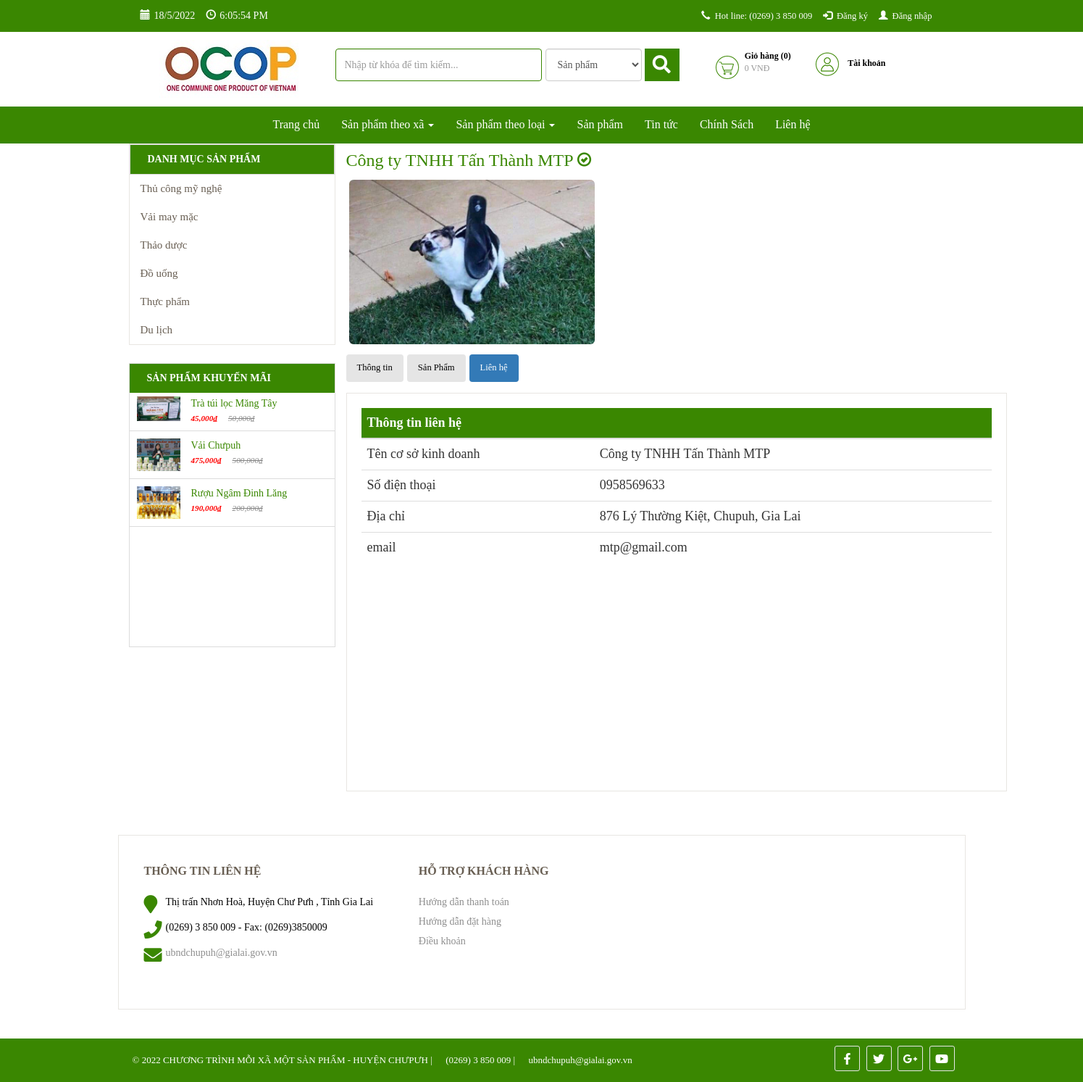
Page /doanhngiep/detail/10 on the committed database.
### tables this page shows
CREATE TABLE `db_category` (
  `id` int(11) NOT NULL,
  `name` varchar(255) NOT NULL,
  `link` varchar(255) NOT NULL,
  `level` int(2) NOT NULL,
  `parentid` int(11) NOT NULL,
  `orders` varchar(5) DEFAULT NULL,
  `created_at` datetime NOT NULL,
  `created_by` varchar(255) NOT NULL,
  `updated_at` datetime NOT NULL,
  `updated_by` varchar(255) NOT NULL,
  `trash` tinyint(1) NOT NULL DEFAULT 1,
  `status` tinyint(1) NOT NULL DEFAULT 1
);

CREATE TABLE `db_product` (
  `id` int(11) NOT NULL,
  `catid` int(11) NOT NULL,
  `name` varchar(255) NOT NULL,
  `alias` varchar(255) NOT NULL,
  `avatar` varchar(255) NOT NULL,
  `img` varchar(255) NOT NULL,
  `sortDesc` text NOT NULL,
  `detail` text NOT NULL,
  `producer` int(11) NOT NULL,
  `number` int(11) NOT NULL,
  `number_buy` int(11) NOT NULL,
  `sale` int(3) DEFAULT NULL,
  `price` int(11) NOT NULL,
  `price_sale` int(11) NOT NULL,
  `created` datetime NOT NULL,
  `created_by` varchar(100) NOT NULL DEFAULT 'HDL',
  `modified` datetime NOT NULL,
  `modified_by` varchar(100) NOT NULL DEFAULT 'HDL',
  `trash` int(1) NOT NULL DEFAULT 1,
  `status` int(1) NOT NULL DEFAULT 1,
  `userId` int(11) DEFAULT NULL,
  `img2` varchar(255) DEFAULT NULL,
  `img3` varchar(255) DEFAULT NULL,
  `img4` varchar(255) DEFAULT NULL,
  `is_hot` int(11) NOT NULL DEFAULT 0
);

CREATE TABLE `db_user` (
  `id` int(11) NOT NULL,
  `fullname` varchar(255) NOT NULL,
  `username` varchar(225) NOT NULL,
  `password` varchar(64) NOT NULL,
  `role` int(11) NOT NULL,
  `email` varchar(255) NOT NULL,
  `gender` int(1) NOT NULL,
  `phone` varchar(15) NOT NULL,
  `address` varchar(255) NOT NULL,
  `img` varchar(255) NOT NULL,
  `created` datetime NOT NULL,
  `trash` int(1) NOT NULL DEFAULT 1,
  `status` int(1) NOT NULL DEFAULT 1,
  `detail` text DEFAULT NULL,
  `star` int(11) NOT NULL DEFAULT 1
);

### application/controllers/Doanhngiep.php (called while the page is built, shortened)
<?php
class Doanhngiep extends CI_Controller {
    function __construct() {
        $this->load->model('frontend/Mproduct');
		$this->load->model('frontend/Mproducer');
        $this->load->model('frontend/Mcategory');
		$this->load->model('frontend/Mevaluate');
		$this->load->model('backend/Muser');
        $this->data['com']='doanhngiep';
        $this->load->library('session');
        $this->load->library('phantrang');
    }
    public function detail($link){
		$row = $this->Muser->user_detail_id_fg($link);
		$this->load->library('phantrang');
        $limit=10;
        $current= 1;
        $first=$this->phantrang->PageFirst($limit, $current);
        $total=$this->Mproduct->product_sanpham_id_count($row['id']);
		$this->data['strphantrang']=$this->phantrang->PagePer($total, $current, $limit, $url='doanhngiep');
		$this->data['list'] = $this->Mproduct->product_sanpham_id($limit,$first,$row['id']);
		$this->data['row']=$row;
        $this->data['title']='OCOP CHƯPƯH - Giới thiệu';
        $this->data['view']='detail';
		$this->load->view('frontend/layout',$this->data);
	}
}

### index.php (called while the page is built, shortened)
<?php
require_once BASEPATH.'core/CodeIgniter.php';

### application/models/frontend/Mcategory.php (called while the page is built, shortened)
<?php
class Mcategory extends CI_Model {
    public function __construct()
    {
        $this->table = $this->db->dbprefix('category');
    }
    public function category_menu($parentid)
    {
        $this->db->where('parentid', $parentid);
        $this->db->where('status', 1);
        $this->db->where('trash', 1);
        $this->db->order_by('orders asc, updated_at desc');
        $query = $this->db->get($this->table);
        return $query->result_array();
    }
}

### application/models/frontend/Mproduct.php (called while the page is built, shortened)
<?php
class Mproduct extends CI_Model {
    public function __construct()
    {
        $this->table = $this->db->dbprefix('product');
    }
    public function product_sale($limit)
    {
        $this->db->where('status', 1);
        $this->db->where('trash', 1);
        $this->db->limit($limit);
        $this->db->order_by('sale', 'desc');
        $this->db->order_by('modified', 'desc');
        $query = $this->db->get($this->table);
        return $query->result_array();
    }
	  public function product_sanpham_id($limit,$first,$userId)
	  {
		  $this->db->where('trash', 1);
		  $this->db->where('userId', $userId);
		  $this->db->order_by('id', 'desc');
		  $query = $this->db->get($this->table, $limit,$first);
		  return $query->result_array();
	  }
	  public function product_sanpham_id_count($userId)
	  {
		  $this->db->where('status', 1);
		  $this->db->where('userId', $userId);
		  $this->db->where('trash', 1);
		  $query = $this->db->get($this->table);
		  return count($query->result_array());
	  }
}

### application/models/backend/Muser.php (called while the page is built, shortened)
<?php if ( ! defined('BASEPATH')) exit('No direct script access allowed');
class Muser extends CI_Model {
	public function __construct(){
        $this->table = $this->db->dbprefix('user');
    }
    function user_detail_id_fg($id){
        $this->db->where('id', $id);
        $this->db->where('status', 1);
        $this->db->where('trash', 1);
        $query = $this->db->get($this->table);
        return $query->row_array();
    }
}

### application/views/frontend/components/doanhngiep/detail.php (the view, shortened to what this page needs)
<section id="product-all" class="collection">
	<div class="slider">
		<div class="container">
			<div class="col-xs-12 col-sm-12 col-md-3 col-lg-3">
				<div class="list-menu pull-left col-xs-12 col-sm-12 col-md-12 col-lg-12">
					<?php $this->load->view('frontend/modules/category'); ?>
				</div>
				<?php $this->load->view('frontend/modules/product-sale'); ?>
			</div>
			<div class="col-xs-12 col-sm-12 col-md-9 col-lg-9 product-content">
				<div class="container" style="color:#3a8701">
					<h3 style="margin-top:10px"><?php echo $row['fullname'] ?><i style="font-size:20px; margin-left:5px" class="glyphicon glyphicon-ok-circle"></i></h3>
				</div>
				<div class="container">
					<div class="flexslider">
						<div data-thumb="public/images/admin/<?php echo $row['img'] ?>">
							<div class="thumb-image"> <img style="width:30%; border-radius:6px" src="public/images/admin/<?php echo $row['img']; ?>" class="img-responsive"> </div>
						</div>
					</div>
				</div>
				<div class="container">
					<ul style="margin-bottom:15px" class="nav nav-pills mb-3 dn-detail" id="pills-tab" role="tablist">
						<li class="nav-item ">
							<a class="nav-link" id="pills-home-tab" data-toggle="pill" href="#pills-home" role="tab" aria-controls="pills-home" aria-selected="true">Thông tin</a>
						</li>
						<li class="nav-item">
							<a class="nav-link" id="pills-profile-tab" data-toggle="pill" href="#pills-profile" role="tab" aria-controls="pills-profile" aria-selected="false">Sản Phẩm</a>
						</li>
						<li class="nav-item active">
							<a class="nav-link" id="pills-contact-tab" data-toggle="pill" href="#pills-contact" role="tab" aria-controls="pills-contact" aria-selected="false">Liên hệ</a>
						</li>
					</ul>
					<div class="tab-content" id="pills-tabContent">
						<div class="tab-pane active detail-dn products-grid clearfix" id="pills-contact" role="tabpanel" aria-labelledby="pills-contact-tab">
						<table class="table table-hover">
							<thead>
							<tr>
								<th colspan="2" style="background:#3a8701; color:#fff">Thông tin liên hệ</th>
							</tr>
							</thead>
							<tbody>
							<tr>
								<td>Tên cơ sở kinh doanh</td>
								<td><?php echo $row['fullname'] ?></td>
							</tr>
							<tr>
								<td>Số điện thoại</td>
								<td><?php echo $row['phone'] ?></td>
							</tr>
							<tr>
								<td>Địa chỉ</td>
								<td><?php echo $row['address'] ?></td>
							</tr>
							<tr>
								<td>email</td>
								<td><?php echo $row['email'] ?></td>
							</tr>
							</tbody>
						</table>
						</div>
					</div>
				</div>
			</div>
		</div>
	</div>
</section>

### application/views/frontend/modules/category.php (shortened to what this page needs)
<div class="widget" style="margin: 0px; min-height: 0px;">
    <p>Danh mục sản phẩm</p>
</div>
<?php
$listcat = $this->Mcategory->category_menu(0);
$html_menu='<ul class="main-ul">';
foreach ($listcat as $menu) {
    $html_menu.='<li>';
    $html_menu.="<a href='san-pham/".$menu['link']." ' title=' ".$menu['name']."'>";
    $html_menu.=$menu['name'];
    $html_menu.='</i>';
    $html_menu.="</a>";
    $html_menu.="</li>";
}
$html_menu.="</ul>";
echo $html_menu;
?>

### application/views/frontend/modules/product-sale.php
<div class="col-xs-12 col-sm-12 col-md-12 col-lg-12 products-sale-off">
    <div class="widget">
        <p>Sản phẩm khuyến mãi</p>
        <div class="panel-left-body">
            <?php
                $list = $this->Mproduct->product_sale('4');
                $html_menu='<div id="post-list-footer" class="sidebar_menu">';
                foreach ($list as $menu) {
                    if($menu['sale'] > 0){
                        $html_menu.="<div class = 'spost clearfix'>";
                            $html_menu.="<div class='entry-image'>";
                                $html_menu.="<a href=".$menu['alias']." title=' ".$menu['name']."'>";
                                    $html_menu.="<img src='public/images/products/".$menu['img']."'>";
                                $html_menu.="</a>";
                            $html_menu.='</div>';
                            $html_menu.='<div class="entry-c" style="width:194px;">';
                                $html_menu.='<div class="entry-title">';
                                    $html_menu.="<a class='ws-nw overflow ellipsis' href=".$menu['alias']." title=' ".$menu['name']."'>";
                                        $html_menu.=$menu['name'];
                                    $html_menu.="</a>";
                                $html_menu.='</div>';
                                $html_menu.='<ul class="entry-meta">';
                                    $html_menu.='<li class="color">';
                                        $html_menu.="<ins>".number_format($menu['price_sale']).'₫'."</ins>";
                                        $html_menu.="<del>".number_format($menu['price']).'₫'."</del>";
                                    $html_menu.='</li>';
                                $html_menu.='</ul>';
                            $html_menu.='</div>';
                        $html_menu.="</div>";
                    }
                }
                $html_menu.="</div>";
            echo $html_menu;
            ?>
        </div>
    </div>
</div>

### public/css/style.css (style rules this page uses)
@media (min-width: 768px) { .container-fluid,.col-lg-1, .col-lg-10, .col-lg-11, .col-lg-12, .col-lg-2, .col-lg-3, .col-lg-4, .col-lg-5, .col-lg-6, .col-lg-7, .col-lg-8, .col-lg-9, .col-md-1, .col-md-10, .col-md-11, .col-md-12, .col-md-2, .col-md-3, .col-md-4, .col-md-5, .col-md-6, .col-md-7, .col-md-8, .col-md-9, .col-sm-1, .col-sm-10, .col-sm-11, .col-sm-12, .col-sm-2, .col-sm-3, .col-sm-4, .col-sm-5, .col-sm-6, .col-sm-7, .col-sm-8, .col-sm-9, .col-xs-1, .col-xs-10, .col-xs-11, .col-xs-12, .col-xs-2, .col-xs-3, .col-xs-4, .col-xs-5, .col-xs-6, .col-xs-7, .col-xs-8, .col-xs-9 { position: relative; min-height: 1px; padding-right: 0px !important; padding-left: 0px !important; } }
@media (min-width: 1200px) { .list-menu li a { color: #685e52; line-height: 32px !important; padding: 3px 11px 4px 15px !important; display: block; width: 100%; } }
* { font-family: Roboto, sans-serif; margin: 0; padding: 0; }
.nav>li>a { position: relative; display: block; padding: 10px 15px; font-size: 0.9em; }
.dn-detail>li>a { background-color: #E5E5E5; margin-right: 3px; }
.list-menu { min-height: 10px; margin-top: -2px; border-top: solid 1px #e8e6e2; border-left: solid 1px #e8e6e2; border-right: solid 1px #e8e6e2; border-bottom: 1px solid #e8e6e2; position: relative; }
.list-menu ul { margin-bottom: 0 }
.list-menu ul.main-ul li { list-style: none; }
.list-menu ul.main-ul li:last-child { border-bottom: none; }
.list-menu li a { color: #685e52; line-height: 34px; padding: 0px 11px 0px 15px; display: block; width: 100%; font-size: 15px; }
a { color: #000; text-decoration: none; }
* { font-family:tahoma; }
.ws-nw { white-space: nowrap; }
.overflow { overflow: hidden; }
.ellipsis { text-overflow: ellipsis; }
#product-all .list-menu { border-top: 1px solid #e8e6e2; margin-top: 0px; }
.products-grid { min-height: 550px; padding: 10px; }
.tab-content { color: #333; }
.widget { width: 100%; min-height: 250px; border: 1px solid #dcdcdc; margin-bottom: 50px; margin-top: 25px; }
.widgets-links p, .widget p { background: #3a8701; height: 40px; margin: 0; color: #fff; font-size: 1em; line-height: 40px; padding-left: 24px; text-transform: uppercase; font-weight: 600; }
.sidebar_menu { padding: 5px 0px; border-top: 0; }
.spost:first-child { margin-top: 0; padding-top: 0; border-top: 0; }
.spost { padding-top: 10px; padding-bottom: 10px; border-bottom: 1px solid #dcdcdc; }
.entry-image { height: auto; float: left; margin: 0 10px 0 10px; text-align: center; }
.entry-image img { width: 60px; height: auto; display: block; position: relative; }
.entry-c { position: relative; overflow: hidden; }
.entry-title, .entry-meta, .entry-content { padding-left: 5px; }
.entry-title { color: #464646; font-size: 1em; }
.spost .entry-title a { color: #333; }
.spost .entry-title a { margin: 0; font-size: 14px; color: #3a8701; font-weight: 500; }
.entry-title a { font-weight: 300; }
.spost .entry-meta { margin: 3px -10px 0 0; }
.spost .entry-meta li { font-size: 0.8em; margin: 0 10px 0 0; }
.entry-meta li { float: left; line-height: 14px; color: #999; list-style: none; margin-top: 9px; font-size: 14px; font-style: italic; }
.entry-meta li ins { font-weight: 600; color: red; text-decoration: none; }
.entry-meta li del { color: #888; padding-left: 15px; }
.panel-left-body { width: 100%; height: 350px; overflow: auto; }
.widget, .list-menu { clear: both; }
.detail-dn { width:80%; padding: 20px; font-size: 18px; border: 1px solid #e8e6e2; }

### public/css/flexslider.css (style rules this page uses)
.flexslider { margin: 0; padding: 0; }
.flexslider { margin: 0 0 10px; background: #ffffff; border: 4px solid #ffffff; position: relative; zoom: 1; -webkit-border-radius: 4px; -moz-border-radius: 4px; border-radius: 4px; -webkit-box-shadow: '' 0 1px 4px rgba(0, 0, 0, 0.2); -moz-box-shadow: '' 0 1px 4px rgba(0, 0, 0, 0.2); -o-box-shadow: '' 0 1px 4px rgba(0, 0, 0, 0.2); box-shadow: '' 0 1px 4px rgba(0, 0, 0, 0.2); }

### rows in the picture
db_category: value "Thủ công mỹ nghệ"
db_category: value "Vải may mặc"
db_category: value "Thảo dược"
db_category: value "Đồ uống"
db_category: value "Thực phẩm"
db_category: value "Du lịch"
db_product: img (picture), sale "Trà túi lọc Măng Tây", price_sale "45,000", price "50,000"
db_product: img (picture), sale "Vải Chưpuh", price_sale "475,000", price "500,000"
db_product: img (picture), sale "Rượu Ngâm Đinh Lăng", price_sale "190,000", price "200,000"
db_user: fullname "Công ty TNHH Tấn Thành MTP", img (picture), phone "0958569633", address "876 Lý Thường Kiệt, Chupuh, Gia Lai", email "mtp@gmail.com"
